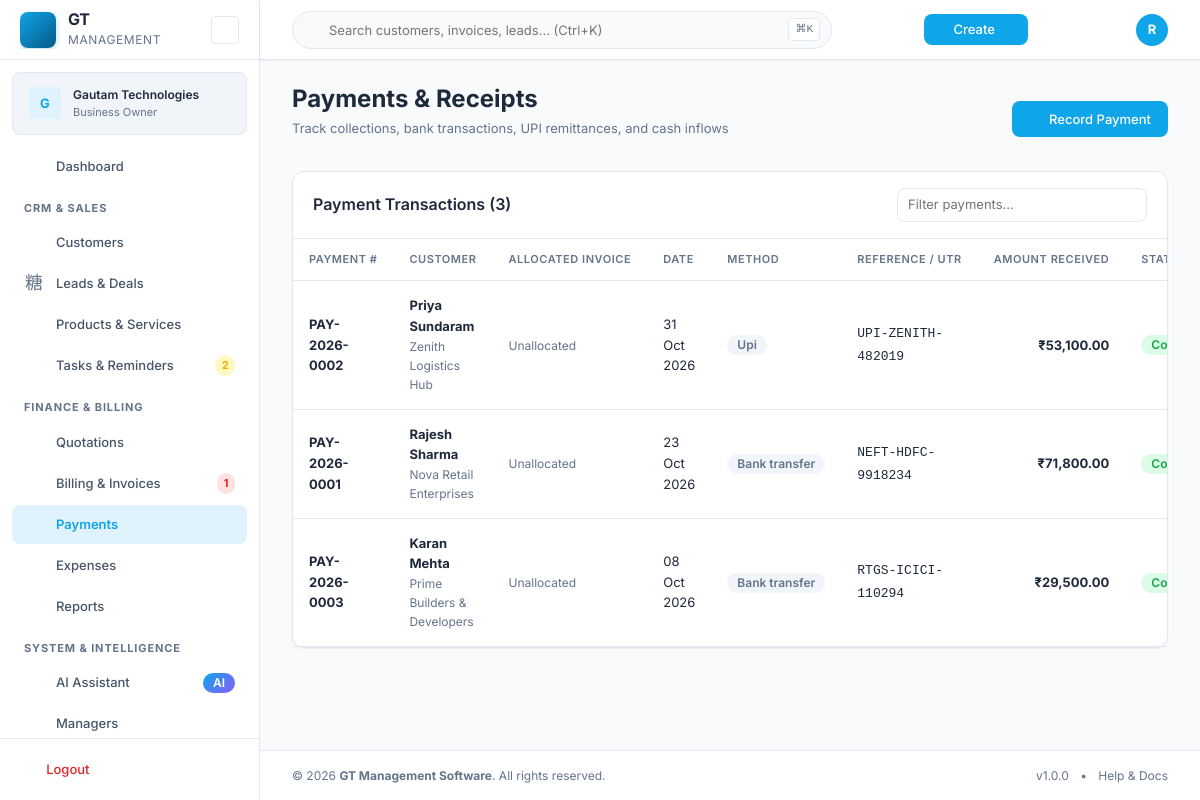
The app's page /payments.php (signed in) with its own data.
### tables this page shows
CREATE TABLE `payments` (
  `id` INT UNSIGNED AUTO_INCREMENT PRIMARY KEY,
  `business_id` INT UNSIGNED NOT NULL,
  `customer_id` INT UNSIGNED NOT NULL,
  `payment_number` VARCHAR(50) DEFAULT NULL,
  `payment_date` DATE NOT NULL,
  `amount` DECIMAL(15,2) NOT NULL,
  `method` ENUM('cash','bank_transfer','upi','card','cheque','other') DEFAULT 'cash',
  `reference` VARCHAR(255) DEFAULT NULL,
  `notes` TEXT DEFAULT NULL,
  `status` ENUM('completed','reversed','pending') DEFAULT 'completed',
  `reversed_at` TIMESTAMP NULL DEFAULT NULL,
  `reversal_reason` TEXT DEFAULT NULL,
  `is_demo` TINYINT(1) DEFAULT 0,
  `created_by` INT UNSIGNED DEFAULT NULL,
  `created_at` TIMESTAMP DEFAULT CURRENT_TIMESTAMP,
  `updated_at` TIMESTAMP DEFAULT CURRENT_TIMESTAMP ON UPDATE CURRENT_TIMESTAMP,
  INDEX `idx_payments_business` (`business_id`),
  INDEX `idx_payments_customer` (`customer_id`),
  INDEX `idx_payments_date` (`payment_date`),
  FOREIGN KEY (`business_id`) REFERENCES `businesses`(`id`) ON DELETE CASCADE,
  FOREIGN KEY (`customer_id`) REFERENCES `customers`(`id`),
  FOREIGN KEY (`created_by`) REFERENCES `users`(`id`) ON DELETE SET NULL
);

CREATE TABLE `customers` (
  `id` INT UNSIGNED AUTO_INCREMENT PRIMARY KEY,
  `business_id` INT UNSIGNED NOT NULL,
  `type` ENUM('individual','business') DEFAULT 'individual',
  `name` VARCHAR(255) NOT NULL,
  `company_name` VARCHAR(255) DEFAULT NULL,
  `contact_person` VARCHAR(255) DEFAULT NULL,
  `email` VARCHAR(255) DEFAULT NULL,
  `phone` VARCHAR(50) DEFAULT NULL,
  `alt_phone` VARCHAR(50) DEFAULT NULL,
  `billing_address_line1` VARCHAR(255) DEFAULT NULL,
  `billing_address_line2` VARCHAR(255) DEFAULT NULL,
  `billing_city` VARCHAR(100) DEFAULT NULL,
  `billing_state` VARCHAR(100) DEFAULT NULL,
  `billing_postal_code` VARCHAR(20) DEFAULT NULL,
  `billing_country` VARCHAR(100) DEFAULT 'India',
  `shipping_address_line1` VARCHAR(255) DEFAULT NULL,
  `shipping_address_line2` VARCHAR(255) DEFAULT NULL,
  `shipping_city` VARCHAR(100) DEFAULT NULL,
  `shipping_state` VARCHAR(100) DEFAULT NULL,
  `shipping_postal_code` VARCHAR(20) DEFAULT NULL,
  `shipping_country` VARCHAR(100) DEFAULT NULL,
  `gstin` VARCHAR(20) DEFAULT NULL,
  `pan` VARCHAR(20) DEFAULT NULL,
  `category` VARCHAR(100) DEFAULT NULL,
  `tags` VARCHAR(500) DEFAULT NULL,
  `notes` TEXT DEFAULT NULL,
  `status` ENUM('active','archived') DEFAULT 'active',
  `is_demo` TINYINT(1) DEFAULT 0,
  `created_by` INT UNSIGNED DEFAULT NULL,
  `created_at` TIMESTAMP DEFAULT CURRENT_TIMESTAMP,
  `updated_at` TIMESTAMP DEFAULT CURRENT_TIMESTAMP ON UPDATE CURRENT_TIMESTAMP,
  INDEX `idx_customers_business` (`business_id`),
  INDEX `idx_customers_status` (`status`),
  INDEX `idx_customers_name` (`name`),
  INDEX `idx_customers_demo` (`is_demo`),
  FOREIGN KEY (`business_id`) REFERENCES `businesses`(`id`) ON DELETE CASCADE,
  FOREIGN KEY (`created_by`) REFERENCES `users`(`id`) ON DELETE SET NULL
);

### includes/auth.php (called while the page is built, shortened)
<?php
class Auth {
    public static function businessId(): ?int {
        return $_SESSION['business_id'] ?? null;
    }
    public static function isOwner(): bool {
        return !empty($_SESSION['is_owner']);
    }
}

### includes/permissions.php (called while the page is built, shortened)
<?php
class Permissions {
    public static function has(string $permissionKey): bool {
        if (Auth::isOwner()) return true;
        $perms = self::load();
        return in_array($permissionKey, $perms, true);
    }
}

### includes/db.php (called while the page is built, shortened)
<?php
class Database {
    private static ?PDO $instance = null;
    public static function getInstance(): PDO {
        if (self::$instance === null) {
            $config = require GT_ROOT . '/config/config.php';
            $dsn = sprintf(
                'mysql:host=%s;port=%d;dbname=%s;charset=%s',
                $config['db_host'],
                $config['db_port'],
                $config['db_name'],
                $config['db_charset']
            );
            try {
                self::$instance = new PDO($dsn, $config['db_user'], $config['db_pass'], [
                    PDO::ATTR_ERRMODE            => PDO::ERRMODE_EXCEPTION,
                    PDO::ATTR_DEFAULT_FETCH_MODE => PDO::FETCH_ASSOC,
                    PDO::ATTR_EMULATE_PREPARES   => false,
                    PDO::MYSQL_ATTR_INIT_COMMAND => "SET NAMES utf8mb4 COLLATE utf8mb4_unicode_ci",
                ]);
            } catch (PDOException $e) {
                if ($config['debug']) {
                    throw $e;
                }
                error_log('Database connection failed: ' . $e->getMessage());
                die('Database connection error. Please check configuration.');
            }
        }
        return self::$instance;
    }
    public static function query(string $sql, array $params = []): PDOStatement {
        $stmt = self::getInstance()->prepare($sql);
        $stmt->execute($params);
        return $stmt;
    }
    public static function fetchAll(string $sql, array $params = []): array {
        return self::query($sql, $params)->fetchAll();
    }
}

### includes/functions.php (called while the page is built, shortened)
<?php
function e(?string $value): string {
    return htmlspecialchars($value ?? '', ENT_QUOTES, 'UTF-8');
}

### includes/formatting.php (called while the page is built, shortened)
<?php
function formatCurrency(float $amount, ?string $symbol = null): string {
    $defaults = require GT_ROOT . '/config/defaults.php';
    $regional = $defaults['regional'];
    $symbol = $symbol ?? $regional['currency_symbol'];
    if (($regional['number_system'] ?? 'indian') === 'indian') {
        return $symbol . formatIndianNumber($amount);
    }
    return $symbol . number_format($amount, 2, $regional['decimal_separator'], $regional['thousand_separator']);
}
function formatIndianNumber(float $number, int $decimals = 2): string {
    $isNegative = $number < 0;
    $number = abs($number);
    $parts = explode('.', number_format($number, $decimals, '.', ''));
    $intPart = $parts[0];
    $decPart = $parts[1] ?? str_repeat('0', $decimals);
    $len = strlen($intPart);
    if ($len <= 3) {
        $formatted = $intPart;
    } else {
        $lastThree = substr($intPart, -3);
        $remaining = substr($intPart, 0, $len - 3);
        $formatted = preg_replace('/\B(?=(\d{2})+(?!\d))/', ',', $remaining) . ',' . $lastThree;
    }
    $result = $formatted . ($decimals > 0 ? '.' . $decPart : '');
    return $isNegative ? '-' . $result : $result;
}
function formatDate(?string $date, ?string $format = null): string {
    $defaults = require GT_ROOT . '/config/defaults.php';
    $format = $format ?? $defaults['regional']['date_format'];
    $ts = strtotime($date);
    return $ts ? date($format, $ts) : '—';
}

### payments.php (the view, shortened to what this page needs)
<?php
$businessId = Auth::businessId();
$payments = Database::fetchAll(
    "SELECT p.*, c.name as customer_name, c.company_name, i.invoice_number, i.id as inv_id
     FROM payments p
     JOIN customers c ON p.customer_id = c.id
     LEFT JOIN payment_allocations pa ON p.id = pa.payment_id
     LEFT JOIN invoices i ON pa.invoice_id = i.id
     WHERE p.business_id = ?
     ORDER BY p.payment_date DESC",
    [$businessId]
);
require GT_ROOT . '/includes/header.php';
?>
<div class="page-header d-flex justify-between align-center mb-4">
    <div>
        <h1 class="page-title">Payments & Receipts</h1>
        <p class="page-subtitle">Track collections, bank transactions, UPI remittances, and cash inflows</p>
    </div>
    <div class="page-header-actions">
        <?php if (Permissions::has('payments.record')): ?>
        <button type="button" class="btn btn-primary" data-modal-target="record-payment-modal">
            <i class="ti ti-cash mr-1"></i> Record Payment
        </button>
        <?php endif; ?>
    </div>
</div>
<div class="card">
    <div class="card-header d-flex justify-between align-center">
        <h3 class="card-title">Payment Transactions (<?= count($payments) ?>)</h3>
        <div style="width: 250px;">
            <input type="text" class="form-input form-input-sm" placeholder="Filter payments..." data-table-filter="#payments-table">
        </div>
    </div>
    <div class="card-body p-0">
        <?php if (empty($payments)): ?>
            <div class="empty-state p-5 text-center">
                <i class="ti ti-cash text-4xl text-muted mb-2"></i>
                <h3>No Payments Recorded</h3>
                <p class="text-muted text-sm mb-3">Record incoming payments against client invoices.</p>
                <?php if (Permissions::has('payments.record')): ?>
                <button type="button" class="btn btn-primary btn-sm" data-modal-target="record-payment-modal">
                    <i class="ti ti-plus mr-1"></i> Record First Payment
                </button>
                <?php endif; ?>
            </div>
        <?php else: ?>
            <div class="table-responsive">
                <table class="data-table" id="payments-table">
                    <thead>
                        <tr>
                            <th>Payment #</th>
                            <th>Customer</th>
                            <th>Allocated Invoice</th>
                            <th>Date</th>
                            <th>Method</th>
                            <th>Reference / UTR</th>
                            <th class="text-right">Amount Received</th>
                            <th>Status</th>
                        </tr>
                    </thead>
                    <tbody>
                        <?php foreach ($payments as $p): ?>
                        <tr>
                            <td><strong><?= e($p['payment_number']) ?></strong></td>
                            <td>
                                <strong><?= e($p['customer_name']) ?></strong>
                                <?php if (!empty($p['company_name'])): ?>
                                    <div class="text-xs text-muted"><?= e($p['company_name']) ?></div>
                                <?php endif; ?>
                            </td>
                            <td>
                                <?php if (!empty($p['invoice_number'])): ?>
                                    <a href="<?= url('invoice-view.php?id=' . $p['inv_id']) ?>" class="badge badge-primary">
                                        <?= e($p['invoice_number']) ?>
                                    </a>
                                <?php else: ?>
                                    <span class="text-muted text-xs">Unallocated</span>
                                <?php endif; ?>
                            </td>
                            <td><?= formatDate($p['payment_date']) ?></td>
                            <td><span class="badge badge-subtle"><?= ucfirst(str_replace('_', ' ', $p['method'])) ?></span></td>
                            <td><code><?= e($p['reference'] ?: '—') ?></code></td>
                            <td class="text-right font-bold text-success">
                                <?= formatCurrency($p['amount']) ?>
                            </td>
                            <td>
                                <span class="badge badge-success">Completed</span>
                            </td>
                        </tr>
                        <?php endforeach; ?>
                    </tbody>
                </table>
            </div>
        <?php endif; ?>
    </div>
</div>
<?php require GT_ROOT . '/includes/footer.php'; ?>

### assets/css/global.css (style rules this page uses)
:root { --color-primary: #0EA5E9; --color-primary-hover: #0284C7; --color-primary-light: #E0F2FE; --color-primary-dark: #075985; --color-secondary: #075985; --color-accent: #0284C7; --color-bg: #F8FAFC; --color-surface: #FFFFFF; --color-surface-hover: #F1F5F9; --color-sidebar-bg: #FFFFFF; --color-card-bg: #FFFFFF; --color-text: #1E293B; --color-text-secondary: #475569; --color-text-muted: #64748B; --color-text-inverse: #FFFFFF; --color-border: #E2E8F0; --color-border-hover: #CBD5E1; --color-border-light: #F1F5F9; --color-success: #16A34A; --color-success-light: #DCFCE7; --color-warning: #EAB308; --color-warning-light: #FEF9C3; --color-error: #DC2626; --color-error-light: #FEE2E2; --color-info: #0EA5E9; --color-info-light: #E0F2FE; --font-family: 'Inter', -apple-system, BlinkMacSystemFont, 'Segoe UI', Roboto, sans-serif; --font-mono: 'JetBrains Mono', 'Fira Code', monospace; --font-size-xs: 0.75rem; --font-size-sm: 0.8125rem; --font-size-base: 0.875rem; --font-size-md: 1rem; --font-size-lg: 1.125rem; --font-size-xl: 1.25rem; --font-size-2xl: 1.5rem; --font-size-3xl: 1.875rem; --font-size-4xl: 2.25rem; --font-weight-normal: 400; --font-weight-medium: 500; --font-weight-semibold: 600; --font-weight-bold: 700; --line-height: 1.6; --line-height-tight: 1.3; --space-1: 0.25rem; --space-2: 0.5rem; --space-3: 0.75rem; --space-4: 1rem; --space-5: 1.25rem; --space-6: 1.5rem; --space-8: 2rem; --space-10: 2.5rem; --space-12: 3rem; --sidebar-width: 260px; --sidebar-compact-width: 72px; --topbar-height: 60px; --content-max-width: 1400px; --radius-sm: 4px; --radius: 8px; --radius-lg: 12px; --radius-xl: 16px; --radius-full: 9999px; --shadow-sm: 0 1px 2px rgba(0, 0, 0, 0.05); --shadow: 0 1px 3px rgba(0, 0, 0, 0.08), 0 1px 2px rgba(0, 0, 0, 0.04); --shadow-md: 0 4px 6px -1px rgba(0, 0, 0, 0.08), 0 2px 4px -2px rgba(0, 0, 0, 0.05); --shadow-lg: 0 10px 15px -3px rgba(0, 0, 0, 0.08), 0 4px 6px -4px rgba(0, 0, 0, 0.04); --shadow-xl: 0 20px 25px -5px rgba(0, 0, 0, 0.1), 0 8px 10px -6px rgba(0, 0, 0, 0.05); --transition-fast: 150ms ease; --transition: 200ms ease; --transition-slow: 300ms ease; --z-dropdown: 100; --z-sticky: 200; --z-overlay: 300; --z-modal: 400; --z-toast: 500; --z-tooltip: 600; }
*, *::before, *::after { box-sizing: border-box; margin: 0; padding: 0; }
html { font-size: 16px; -webkit-text-size-adjust: 100%; scroll-behavior: smooth; }
body { font-family: var(--font-family); font-size: var(--font-size-base); line-height: var(--line-height); color: var(--color-text); background-color: var(--color-bg); -webkit-font-smoothing: antialiased; -moz-osx-font-smoothing: grayscale; overflow-x: hidden; }
h1, h2, h3, h4, h5, h6 { font-weight: var(--font-weight-semibold); line-height: var(--line-height-tight); color: var(--color-text); }
h1 { font-size: var(--font-size-3xl); }
h3 { font-size: var(--font-size-xl); }
p { margin-bottom: var(--space-4); }
table { border-collapse: collapse; width: 100%; }
input, select, textarea, button { font-family: inherit; font-size: inherit; line-height: inherit; }
button { cursor: pointer; }
.text-right { text-align: right; }
.text-muted { color: var(--color-text-muted); }
.text-success { color: var(--color-success); }
.text-xs { font-size: var(--font-size-xs); }
.font-bold { font-weight: var(--font-weight-bold); }
.mb-4 { margin-bottom: var(--space-4); }
.d-flex { display: flex; }
.justify-between { justify-content: space-between; }

### records on screen
payments: payment_number "PAY-2026-0002", customer.name "Priya Sundaram", customer.company_name "Zenith Logistics Hub", payment_date "31 Oct 2026", method "Upi", reference "UPI-ZENITH-482019", amount "₹53,100.00"
payments: payment_number "PAY-2026-0001", customer.name "Rajesh Sharma", customer.company_name "Nova Retail Enterprises", payment_date "23 Oct 2026", method "Bank transfer", reference "NEFT-HDFC-9918234", amount "₹71,800.00"
payments: payment_number "PAY-2026-0003", customer.name "Karan Mehta", customer.company_name "Prime Builders & Developers", payment_date "08 Oct 2026", method "Bank transfer", reference "RTGS-ICICI-110294", amount "₹29,500.00"

### other values on screen
substr(e($businessName), 0, 1) "G"
truncate($businessName, 22) "Gautam Technologies"
$pendingTasksCount "2"
$overdueInvoicesCount "1"
$userInitial "R"
count($payments) "3"
APP_NAME "GT Management Software"
APP_VERSION "1.0.0"
